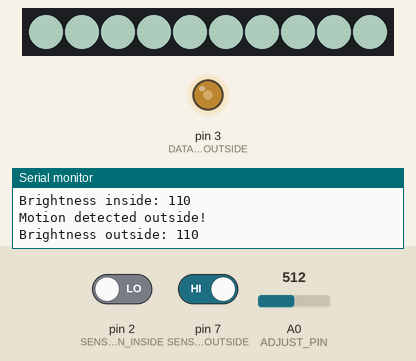
This sketch was run on a simulated Arduino Uno, built with avr-gcc and run on an emulated ATmega328P. Shown: 10 RGB LEDs in strip order, left to right, output pins drawn as LEDs (lit = HIGH), the last lines printed to the serial monitor. Inputs (shaded band) come from the test bench; at power-on: pin 7 (SENSOR_PIN_OUTSIDE) HIGH, A0 (ADJUST_PIN) = 512, pin 2 (SENSOR_PIN_INSIDE) LOW. Dim RGB values are drawn brighter than linear.

Above: at 1.14 s.
1.3 s: pin 7 (SENSOR_PIN_OUTSIDE) driven LOW
3.1 s: A0 (ADJUST_PIN) set to 900
At 3.9 s:
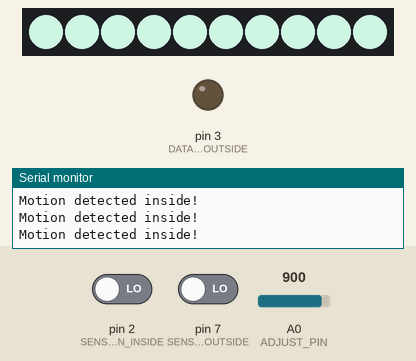
4.6 s: pin 7 (SENSOR_PIN_OUTSIDE) driven HIGH
At 6.6 s:
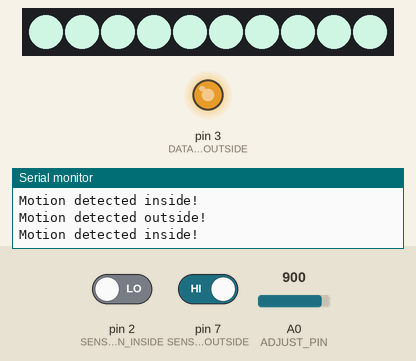
6.8 s: A0 (ADJUST_PIN) set to 1023
8.4 s: pin 2 (SENSOR_PIN_INSIDE) driven HIGH and pin 7 (SENSOR_PIN_OUTSIDE) driven LOW
At 8.84 s:
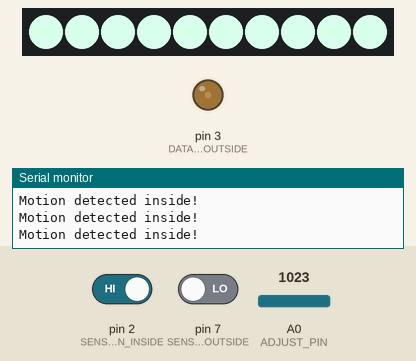
11.4 s: pin 2 (SENSOR_PIN_INSIDE) driven LOW
Timing chart, 0 to 14.4 s (numbered marks = the images above; inputs shaded):
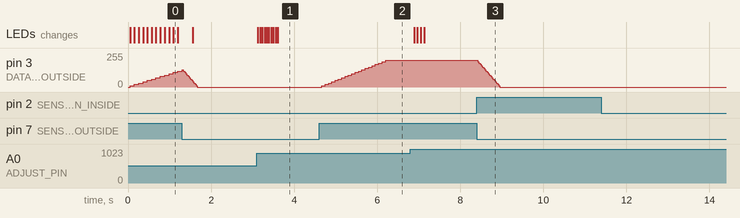

The sketch:

InfraredSensorLightTriggerCombined.ino
```cpp
/***************************************************************************/
//	Function: Trigger a fade-up of lights when motion is detected.
//	Hardware: Passive Infrared (PIR) sensor, digital RGB LED strip with
//            TM1803 chipset (3 LEDs per pixel)
//  Arduino: Uno
//	Arduino IDE: Arduino-1.6.6
//	Author:	 Patrick
//	Date: 	 Dec 2014
//	Version: v1.0
//
//  This library is free software; you can redistribute it and/or
//  modify it under the terms of the GNU Lesser General Public
//  License as published by the Free Software Foundation; either
//  version 2.1 of the License, or (at your option) any later version.
//
//  This library is distributed in the hope that it will be useful,
//  but WITHOUT ANY WARRANTY; without even the implied warranty of
//  MERCHANTABILITY or FITNESS FOR A PARTICULAR PURPOSE.  See the GNU
//  Lesser General Public License for more details.
//
//  You should have received a copy of the GNU Lesser General Public
//  License along with this library; if not, write to the Free Software
//  Foundation, Inc., 51 Franklin St, Fifth Floor, Boston, MA 02110-1301 USA
//
/*****************************************************************************/
#include "Arduino.h"
#include <FastLED.h>

#define NUM_LEDS_INSIDE 10
#define DATA_PIN_INSIDE 8
#define SENSOR_PIN_INSIDE 2
#define DATA_PIN_OUTSIDE 3 //this is actually just the transistor base
                           //for the analog strip; must be a PWM pin
#define SENSOR_PIN_OUTSIDE 7
#define ADJUST_PIN A0 // this sets the max brightness for the inside light

#define FADE_AMOUNT 10 // how many points to fade the LED each iteration of the loop
#define DELAY_TIME 10 // time (milliseconds) to pause between each iteration of the loop
#define MAX_BRIGHTNESS_OUTSIDE 200

//the CGRB data type is from FastLED
CRGB leds[NUM_LEDS_INSIDE];

int sensorStateInside;
int fadeRaw,fade,fadeOld;
int brightnessInside = 0, brightnessOutside = 0;
int counterInside = 0;

void setup()
{
  Serial.begin(9600);

  //set the Arduino pins
  pinMode(ADJUST_PIN,INPUT);
  pinMode(DATA_PIN_INSIDE, OUTPUT);
  pinMode(SENSOR_PIN_INSIDE, INPUT);
  pinMode(SENSOR_PIN_OUTSIDE, INPUT);

  // DATA_PIN_OUTSIDE must default to OUTPUT?

  //setup the inside strip with the FastLED library
  FastLED.addLeds<TM1803, DATA_PIN_INSIDE>(leds, NUM_LEDS_INSIDE);

  //set the color of the pixels
  //the TM1803's red component is visually nearly
  //twice as powerful as the green and blue, so
  //it's scaled down to create an overall white light
  for(int dot = 0; dot < NUM_LEDS_INSIDE; dot++)
  {
    leds[dot].red = 215;
    leds[dot].green = 255;
    leds[dot].blue = 235;
  }
}

void loop()
{
  //send state to outside lights
  analogWrite(DATA_PIN_OUTSIDE, brightnessOutside);
  //send state to inside lights
  FastLED.setBrightness(brightnessInside);
  FastLED.show();

  //controls the fade speed, and also the reaction
  //time to multiple sensor hits
  delay(DELAY_TIME);

  sensorStateInside = digitalRead(SENSOR_PIN_INSIDE);

  //inside (stairwell) light
  if (sensorStateInside==HIGH && counterInside == 0)
  // sensor sees no movement
  // fade down the lights!
  {
    if (brightnessInside > 0)
    {
      brightnessInside = brightnessInside - FADE_AMOUNT;
      //make sure the brightness doesn't go
      //negative
      if (brightnessInside < 0){ brightnessInside = 0;}
    }
  }
  else
  // sensor detecting movement
  // fade up the lights!
  // they stay on for 5 seconds after trigger
  {
    Serial.println("Motion detected inside!");
    Serial.println();

    //reset the counter if the sensor detects a new hit
    if(sensorStateInside==LOW){ counterInside = 20 * 1000/DELAY_TIME;}

    fadeRaw = analogRead(0);
    fade = map(fadeRaw,0,1023,0,255);

    if (brightnessInside < fade)
    {
      brightnessInside = brightnessInside + FADE_AMOUNT;
      if (brightnessInside > fade){ brightnessInside = fade;}
      Serial.print("Brightness inside: ");
      Serial.println(brightnessInside);
    }
    counterInside = counterInside - DELAY_TIME;
  }

  //outside light

  if (digitalRead(SENSOR_PIN_OUTSIDE)==LOW)
  // sensor sees no movement
  // fade down the lights!
  {
    if (brightnessOutside > 0)
    {
      brightnessOutside = brightnessOutside - FADE_AMOUNT;
    }
  }
  else
  // sensor detecting movement
  // fade up the lights!
  {
    Serial.println("Motion detected outside!");
    if (brightnessOutside < MAX_BRIGHTNESS_OUTSIDE)
    {
      brightnessOutside = brightnessOutside + FADE_AMOUNT;
      Serial.print("Brightness outside: ");
      Serial.println(brightnessOutside);
    }
  }
}
```

Measured:
- after the input at 4.6 s, pin 3 (DATA_PIN_OUTSIDE): moves from 0/255 to 200/255 over 1.5 s, starting after 0.07 s
- after the input at 8.4 s, pin 3 (DATA_PIN_OUTSIDE): moves from 200/255 to 0/255 over 0.53 s, starting at once
